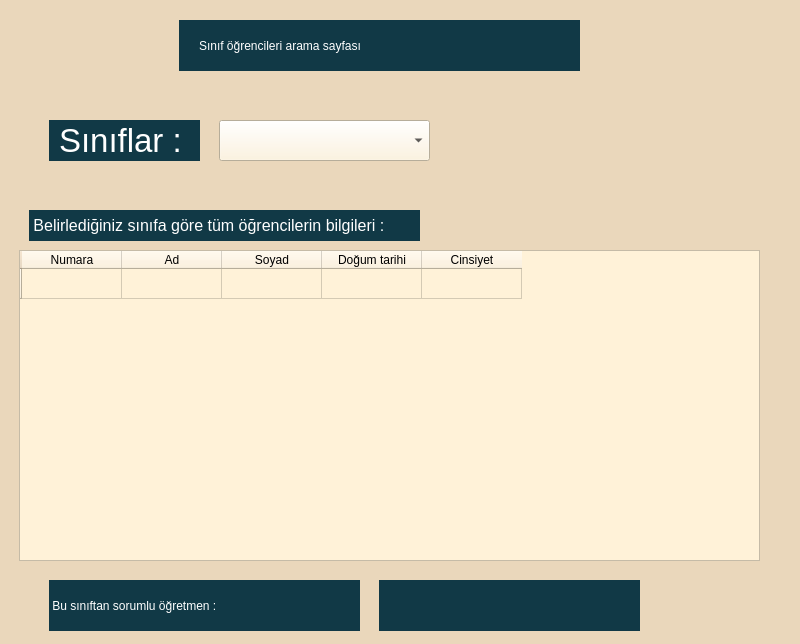
<?xml version="1.0" encoding="UTF-8"?>
<ui version="4.0">
 <class>GetStudents</class>
 <widget class="QMainWindow" name="GetStudents">
  <property name="geometry">
   <rect>
    <x>0</x>
    <y>0</y>
    <width>800</width>
    <height>644</height>
   </rect>
  </property>
  <property name="windowTitle">
   <string>Sınıf öğrencileri arama sayfası</string>
  </property>
  <widget class="QWidget" name="centralwidget">
   <widget class="QWidget" name="widget" native="true">
    <property name="geometry">
     <rect>
      <x>-1</x>
      <y>0</y>
      <width>801</width>
      <height>651</height>
     </rect>
    </property>
    <property name="toolTipDuration">
     <number>-1</number>
    </property>
    <property name="styleSheet">
     <string notr="true">background-color: rgb(234, 215, 187);</string>
    </property>
    <widget class="QComboBox" name="get_students_comboBox">
     <property name="geometry">
      <rect>
       <x>220</x>
       <y>120</y>
       <width>211</width>
       <height>41</height>
      </rect>
     </property>
     <property name="toolTipDuration">
      <number>-1</number>
     </property>
     <property name="styleSheet">
      <string notr="true">background-color: rgb(234, 215, 187);
font: 75 14pt &quot;MS Shell Dlg 2&quot;;
background-color: rgb(255, 242, 216);</string>
     </property>
     <property name="currentText">
      <string/>
     </property>
     <property name="currentIndex">
      <number>-1</number>
     </property>
    </widget>
    <widget class="QTableWidget" name="get_students_table">
     <property name="geometry">
      <rect>
       <x>20</x>
       <y>250</y>
       <width>741</width>
       <height>311</height>
      </rect>
     </property>
     <property name="styleSheet">
      <string notr="true">font: 75 10pt &quot;MS Shell Dlg 2&quot;;
background-color: rgb(255, 242, 216);
font: 75 12pt &quot;MS Shell Dlg 2&quot;;</string>
     </property>
     <row>
      <property name="text">
       <string/>
      </property>
     </row>
     <column>
      <property name="text">
       <string>Numara</string>
      </property>
     </column>
     <column>
      <property name="text">
       <string>Ad</string>
      </property>
     </column>
     <column>
      <property name="text">
       <string>Soyad</string>
      </property>
     </column>
     <column>
      <property name="text">
       <string>Doğum tarihi</string>
      </property>
     </column>
     <column>
      <property name="text">
       <string>Cinsiyet</string>
      </property>
     </column>
    </widget>
    <widget class="QLabel" name="label_3">
     <property name="geometry">
      <rect>
       <x>90</x>
       <y>220</y>
       <width>47</width>
       <height>13</height>
      </rect>
     </property>
     <property name="text">
      <string/>
     </property>
    </widget>
    <widget class="QLabel" name="rehberlik_hoca_lbl">
     <property name="geometry">
      <rect>
       <x>380</x>
       <y>580</y>
       <width>261</width>
       <height>51</height>
      </rect>
     </property>
     <property name="styleSheet">
      <string notr="true">font: 75 20pt &quot;MS Shell Dlg 2&quot;;
background-color: rgb(17, 57, 70);
color: rgb(255, 255, 255);</string>
     </property>
     <property name="text">
      <string> </string>
     </property>
    </widget>
    <widget class="QWidget" name="widget_2" native="true">
     <property name="geometry">
      <rect>
       <x>180</x>
       <y>20</y>
       <width>401</width>
       <height>51</height>
      </rect>
     </property>
     <property name="styleSheet">
      <string notr="true">background-color: rgb(17, 57, 70);</string>
     </property>
     <widget class="QLabel" name="label_5">
      <property name="geometry">
       <rect>
        <x>20</x>
        <y>10</y>
        <width>371</width>
        <height>31</height>
       </rect>
      </property>
      <property name="styleSheet">
       <string notr="true">color: rgb(255, 255, 255);
font: 75 20pt &quot;MS Shell Dlg 2&quot;;
</string>
      </property>
      <property name="text">
       <string>Sınıf öğrencileri arama sayfası</string>
      </property>
     </widget>
    </widget>
    <widget class="QWidget" name="widget_3" native="true">
     <property name="geometry">
      <rect>
       <x>50</x>
       <y>120</y>
       <width>151</width>
       <height>41</height>
      </rect>
     </property>
     <property name="styleSheet">
      <string notr="true">background-color: rgb(17, 57, 70);</string>
     </property>
     <widget class="QLabel" name="label">
      <property name="geometry">
       <rect>
        <x>10</x>
        <y>-10</y>
        <width>151</width>
        <height>61</height>
       </rect>
      </property>
      <property name="font">
       <font>
        <family>MS Shell Dlg 2</family>
        <pointsize>25</pointsize>
        <weight>9</weight>
        <italic>false</italic>
        <bold>false</bold>
       </font>
      </property>
      <property name="styleSheet">
       <string notr="true">color: rgb(255, 255, 255);
font: 75 25pt &quot;MS Shell Dlg 2&quot;;</string>
      </property>
      <property name="text">
       <string>Sınıflar :</string>
      </property>
     </widget>
    </widget>
    <widget class="QWidget" name="widget_4" native="true">
     <property name="geometry">
      <rect>
       <x>30</x>
       <y>210</y>
       <width>391</width>
       <height>31</height>
      </rect>
     </property>
     <property name="styleSheet">
      <string notr="true">background-color: rgb(17, 57, 70);</string>
     </property>
     <widget class="QLabel" name="label_4">
      <property name="geometry">
       <rect>
        <x>0</x>
        <y>-10</y>
        <width>381</width>
        <height>51</height>
       </rect>
      </property>
      <property name="font">
       <font>
        <family>MS Shell Dlg 2</family>
        <pointsize>12</pointsize>
        <weight>9</weight>
        <italic>false</italic>
        <bold>false</bold>
       </font>
      </property>
      <property name="styleSheet">
       <string notr="true">font: 75 12pt &quot;MS Shell Dlg 2&quot;;
color: rgb(255, 255, 255);</string>
      </property>
      <property name="text">
       <string> Belirlediğiniz sınıfa göre tüm öğrencilerin bilgileri :</string>
      </property>
     </widget>
    </widget>
    <widget class="QWidget" name="widget_5" native="true">
     <property name="geometry">
      <rect>
       <x>50</x>
       <y>580</y>
       <width>311</width>
       <height>51</height>
      </rect>
     </property>
     <property name="styleSheet">
      <string notr="true">background-color: rgb(17, 57, 70);</string>
     </property>
     <widget class="QLabel" name="label_2">
      <property name="geometry">
       <rect>
        <x>0</x>
        <y>0</y>
        <width>311</width>
        <height>51</height>
       </rect>
      </property>
      <property name="styleSheet">
       <string notr="true">font: 75 16pt &quot;MS Shell Dlg 2&quot;;
color: rgb(255, 255, 255);</string>
      </property>
      <property name="text">
       <string> Bu sınıftan sorumlu öğretmen :</string>
      </property>
     </widget>
    </widget>
   </widget>
  </widget>
 </widget>
 <resources/>
 <connections/>
</ui>
